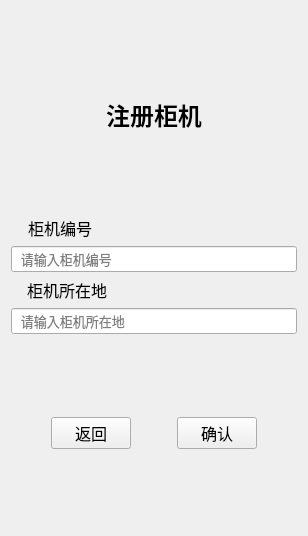
      <widget class="QWidget" name="page_reg_machine">
       <layout class="QVBoxLayout" name="verticalLayout_7">
        <item>
         <spacer name="verticalSpacer_44">
          <property name="orientation">
           <enum>Qt::Vertical</enum>
          </property>
          <property name="sizeHint" stdset="0">
           <size>
            <width>20</width>
            <height>86</height>
           </size>
          </property>
         </spacer>
        </item>
        <item>
         <widget class="QLabel" name="label_22">
          <property name="sizePolicy">
           <sizepolicy hsizetype="Expanding" vsizetype="Expanding">
            <horstretch>0</horstretch>
            <verstretch>0</verstretch>
           </sizepolicy>
          </property>
          <property name="font">
           <font>
            <family>楷体</family>
            <pointsize>18</pointsize>
            <weight>75</weight>
            <bold>true</bold>
           </font>
          </property>
          <property name="text">
           <string>注册柜机</string>
          </property>
          <property name="alignment">
           <set>Qt::AlignCenter</set>
          </property>
         </widget>
        </item>
        <item>
         <spacer name="verticalSpacer_42">
          <property name="orientation">
           <enum>Qt::Vertical</enum>
          </property>
          <property name="sizeHint" stdset="0">
           <size>
            <width>20</width>
            <height>77</height>
           </size>
          </property>
         </spacer>
        </item>
        <item>
         <layout class="QHBoxLayout" name="horizontalLayout_39" stretch="1,1,12">
          <item>
           <spacer name="horizontalSpacer_87">
            <property name="orientation">
             <enum>Qt::Horizontal</enum>
            </property>
            <property name="sizeHint" stdset="0">
             <size>
              <width>40</width>
              <height>20</height>
             </size>
            </property>
           </spacer>
          </item>
          <item>
           <widget class="QLabel" name="label_21">
            <property name="sizePolicy">
             <sizepolicy hsizetype="Expanding" vsizetype="Expanding">
              <horstretch>0</horstretch>
              <verstretch>0</verstretch>
             </sizepolicy>
            </property>
            <property name="font">
             <font>
              <family>楷体</family>
              <pointsize>12</pointsize>
             </font>
            </property>
            <property name="text">
             <string>柜机编号</string>
            </property>
            <property name="alignment">
             <set>Qt::AlignCenter</set>
            </property>
           </widget>
          </item>
          <item>
           <spacer name="horizontalSpacer_88">
            <property name="orientation">
             <enum>Qt::Horizontal</enum>
            </property>
            <property name="sizeHint" stdset="0">
             <size>
              <width>40</width>
              <height>20</height>
             </size>
            </property>
           </spacer>
          </item>
         </layout>
        </item>
        <item>
         <widget class="QLineEdit" name="lineEdit_reg_machine_id">
          <property name="sizePolicy">
           <sizepolicy hsizetype="Expanding" vsizetype="Expanding">
            <horstretch>0</horstretch>
            <verstretch>0</verstretch>
           </sizepolicy>
          </property>
          <property name="font">
           <font>
            <family>楷体</family>
            <pointsize>10</pointsize>
           </font>
          </property>
          <property name="placeholderText">
           <string>  请输入柜机编号</string>
          </property>
         </widget>
        </item>
        <item>
         <layout class="QHBoxLayout" name="horizontalLayout_40" stretch="1,1,12">
          <item>
           <spacer name="horizontalSpacer_89">
            <property name="orientation">
             <enum>Qt::Horizontal</enum>
            </property>
            <property name="sizeHint" stdset="0">
             <size>
              <width>40</width>
              <height>20</height>
             </size>
            </property>
           </spacer>
          </item>
          <item>
           <widget class="QLabel" name="label_18">
            <property name="sizePolicy">
             <sizepolicy hsizetype="Expanding" vsizetype="Expanding">
              <horstretch>0</horstretch>
              <verstretch>0</verstretch>
             </sizepolicy>
            </property>
            <property name="font">
             <font>
              <family>楷体</family>
              <pointsize>12</pointsize>
             </font>
            </property>
            <property name="text">
             <string>柜机所在地</string>
            </property>
            <property name="alignment">
             <set>Qt::AlignCenter</set>
            </property>
           </widget>
          </item>
          <item>
           <spacer name="horizontalSpacer_90">
            <property name="orientation">
             <enum>Qt::Horizontal</enum>
            </property>
            <property name="sizeHint" stdset="0">
             <size>
              <width>40</width>
              <height>20</height>
             </size>
            </property>
           </spacer>
          </item>
         </layout>
        </item>
        <item>
         <widget class="QLineEdit" name="lineEdit_reg_machine_address">
          <property name="sizePolicy">
           <sizepolicy hsizetype="Expanding" vsizetype="Expanding">
            <horstretch>0</horstretch>
            <verstretch>0</verstretch>
           </sizepolicy>
          </property>
          <property name="font">
           <font>
            <family>楷体</family>
            <pointsize>10</pointsize>
           </font>
          </property>
          <property name="placeholderText">
           <string>  请输入柜机所在地</string>
          </property>
         </widget>
        </item>
        <item>
         <spacer name="verticalSpacer_43">
          <property name="orientation">
           <enum>Qt::Vertical</enum>
          </property>
          <property name="sizeHint" stdset="0">
           <size>
            <width>20</width>
            <height>77</height>
           </size>
          </property>
         </spacer>
        </item>
        <item>
         <layout class="QHBoxLayout" name="horizontalLayout_37" stretch="0,4,0,4,0">
          <item>
           <spacer name="horizontalSpacer_82">
            <property name="orientation">
             <enum>Qt::Horizontal</enum>
            </property>
            <property name="sizeHint" stdset="0">
             <size>
              <width>40</width>
              <height>20</height>
             </size>
            </property>
           </spacer>
          </item>
          <item>
           <widget class="QPushButton" name="pushButton_reg_machine_back">
            <property name="sizePolicy">
             <sizepolicy hsizetype="Expanding" vsizetype="Expanding">
              <horstretch>0</horstretch>
              <verstretch>0</verstretch>
             </sizepolicy>
            </property>
            <property name="font">
             <font>
              <family>楷体</family>
              <pointsize>12</pointsize>
             </font>
            </property>
            <property name="text">
             <string>返回</string>
            </property>
           </widget>
          </item>
          <item>
           <spacer name="horizontalSpacer_83">
            <property name="orientation">
             <enum>Qt::Horizontal</enum>
            </property>
            <property name="sizeHint" stdset="0">
             <size>
              <width>40</width>
              <height>20</height>
             </size>
            </property>
           </spacer>
          </item>
          <item>
           <widget class="QPushButton" name="pushButton_reg_machine_ack">
            <property name="sizePolicy">
             <sizepolicy hsizetype="Expanding" vsizetype="Expanding">
              <horstretch>0</horstretch>
              <verstretch>0</verstretch>
             </sizepolicy>
            </property>
            <property name="font">
             <font>
              <family>楷体</family>
              <pointsize>12</pointsize>
             </font>
            </property>
            <property name="text">
             <string>确认</string>
            </property>
           </widget>
          </item>
          <item>
           <spacer name="horizontalSpacer_86">
            <property name="orientation">
             <enum>Qt::Horizontal</enum>
            </property>
            <property name="sizeHint" stdset="0">
             <size>
              <width>40</width>
              <height>20</height>
             </size>
            </property>
           </spacer>
          </item>
         </layout>
        </item>
        <item>
         <spacer name="verticalSpacer_41">
          <property name="orientation">
           <enum>Qt::Vertical</enum>
          </property>
          <property name="sizeHint" stdset="0">
           <size>
            <width>20</width>
            <height>76</height>
           </size>
          </property>
         </spacer>
        </item>
       </layout>
      </widget>
